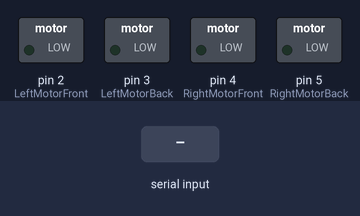
Bench run of a sketch on a simulated Arduino Uno, built with avr-gcc and run on an emulated ATmega328P. Parts: switched loads named in the sketch (green lamp = pin HIGH). Inputs (shaded band) come from the test bench.

Above: at 1.2 s.
1.3 s: "W" received over Serial
At 1.8 s:
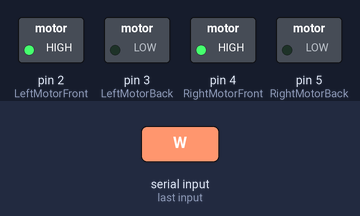
2.8 s: "S" received over Serial
At 4.0 s:
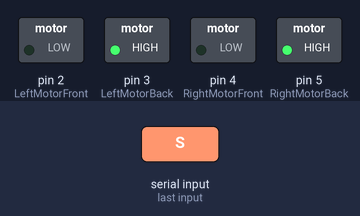
4.3 s: "A" received over Serial
At 5.2 s:
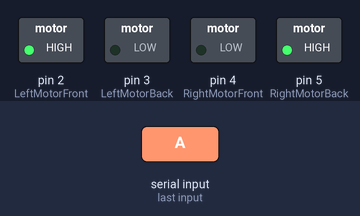
5.8 s: "D" received over Serial
At 6.4 s:
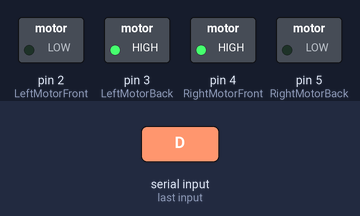
7.3 s: "w" received over Serial
At 8.5 s:
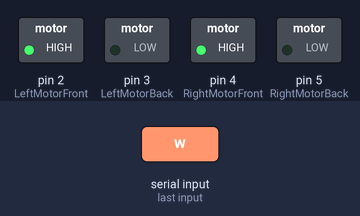
8.8 s: "s" received over Serial
At 9.9 s:
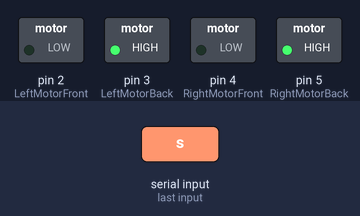
Timing chart, 0 to 11.3 s (numbered marks = the images above; inputs shaded):
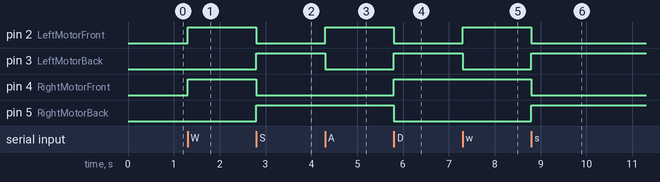

The sketch:

COMPUTER_CONTROLLED_ROBOT.ino
```cpp
int LeftMotorFront=2;
int LeftMotorBack=3;
int RightMotorFront=4;
int RightMotorBack=5;

void setup() {
  // put your setup code here, to run once:
Serial.begin(9600);
pinMode(LeftMotorFront,OUTPUT);
pinMode(LeftMotorBack,OUTPUT);
pinMode(RightMotorFront,OUTPUT);
pinMode(RightMotorBack,OUTPUT);
}

void loop() {
  // put your main code here, to run repeatedly:
while(Serial.available())
{
  char ln=Serial.read();

  if (ln=='W' or ln=='w')
  {
    digitalWrite(LeftMotorFront,HIGH);
    digitalWrite(RightMotorFront,HIGH);
    digitalWrite(LeftMotorBack,LOW);
    digitalWrite(RightMotorBack,LOW);
  }
  else if(ln=='S' or ln=='s')
  {
    digitalWrite(LeftMotorFront,LOW);
    digitalWrite(RightMotorFront,LOW);
    digitalWrite(LeftMotorBack,HIGH);
    digitalWrite(RightMotorBack,HIGH);
  }
  else if(ln=='A' or ln=='a')
  {
    digitalWrite(LeftMotorFront,HIGH);
    digitalWrite(RightMotorFront,LOW);
    digitalWrite(LeftMotorBack,LOW);
    digitalWrite(RightMotorBack,HIGH);
  }
  else if(ln=='D' or ln=='d')
  {
    digitalWrite(LeftMotorFront,LOW);
    digitalWrite(RightMotorFront,HIGH);
    digitalWrite(LeftMotorBack,HIGH);
    digitalWrite(RightMotorBack,LOW);
  }
  else if(ln==32)
  {
    digitalWrite(LeftMotorFront,LOW);
    digitalWrite(RightMotorFront,LOW);
    digitalWrite(LeftMotorBack,LOW);
    digitalWrite(RightMotorBack,LOW);
  }
}
}
```

Measured:
- after the input at 1.3 s, pin 2 (LeftMotorFront), pin 4 (RightMotorFront): LOW → HIGH at once
- after the input at 2.8 s, pin 2 (LeftMotorFront), pin 4 (RightMotorFront): HIGH → LOW at once; pin 3 (LeftMotorBack), pin 5 (RightMotorBack): LOW → HIGH at once
- after the input at 4.3 s, pin 2 (LeftMotorFront): LOW → HIGH at once; pin 3 (LeftMotorBack): HIGH → LOW at once
- after the input at 5.8 s, pin 2 (LeftMotorFront), pin 5 (RightMotorBack): HIGH → LOW at once; pin 3 (LeftMotorBack), pin 4 (RightMotorFront): LOW → HIGH at once
- after the input at 7.3 s, pin 2 (LeftMotorFront): LOW → HIGH at once; pin 3 (LeftMotorBack): HIGH → LOW at once
- after the input at 8.8 s, pin 2 (LeftMotorFront), pin 4 (RightMotorFront): HIGH → LOW at once; pin 3 (LeftMotorBack), pin 5 (RightMotorBack): LOW → HIGH at once
